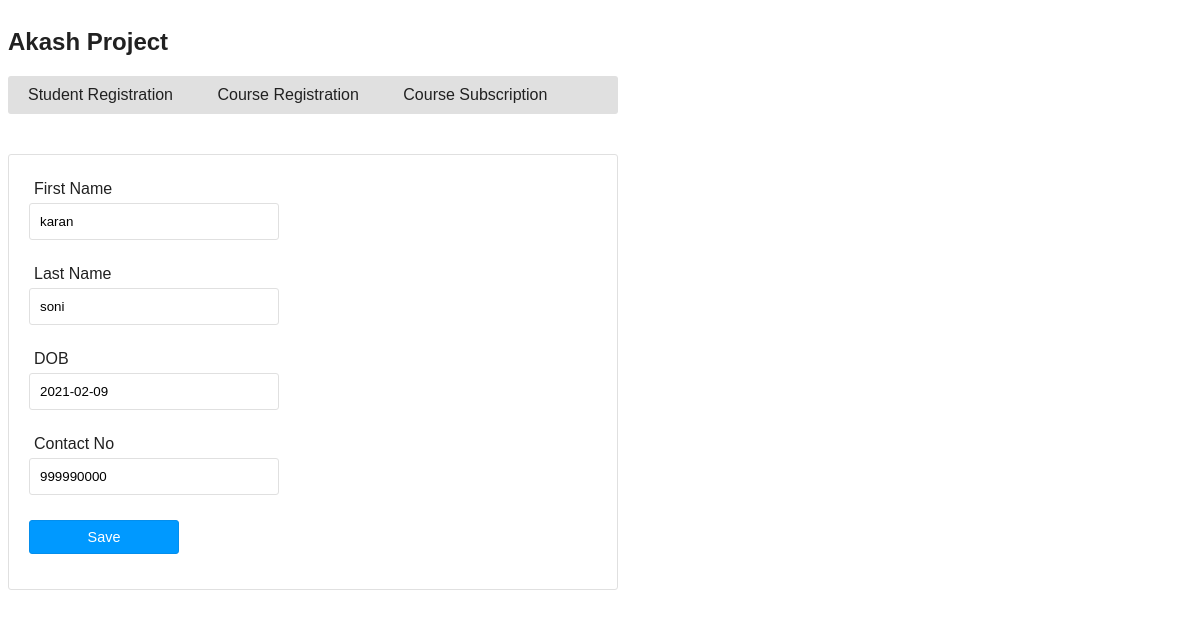
Page /index.php?action=student-edit&id=3 on the committed database.
### tables this page shows
CREATE TABLE `tbl_student` (
  `id` int NOT NULL,
  `first_name` varchar(255) NOT NULL,
  `last_name` varchar(255) NOT NULL,
  `dob` date DEFAULT NULL,
  `contact_no` varchar(10) NOT NULL
);

### class/DBController.php (called while the page is built, shortened)
<?php
class DBController {
    private $host = "localhost";
    private $user = "root";
    private $password = "";
    private $database = "task";
    private $conn;
    function __construct() {
        $this->conn = $this->connectDB();
    }
    function connectDB() {
        $conn = mysqli_connect($this->host,$this->user,$this->password,$this->database);
        return $conn;
    }
    function runQuery($query, $param_type, $param_value_array) {
        $sql = $this->conn->prepare($query);
        $this->bindQueryParams($sql, $param_type, $param_value_array);
        $sql->execute();
        $result = $sql->get_result();
        if ($result->num_rows > 0) {
            while($row = $result->fetch_assoc()) {
                $resultset[] = $row;
            }
        }
        if(!empty($resultset)) {
            return $resultset;
        }
    }
    function bindQueryParams($sql, $param_type, $param_value_array) {
        $param_value_reference[] = & $param_type;
        for($i=0; $i<count($param_value_array); $i++) {
            $param_value_reference[] = & $param_value_array[$i];
        }
        call_user_func_array(array(
            $sql,
            'bind_param'
        ), $param_value_reference);
    }
}
?>

### class/Student.php (called while the page is built, shortened)
<?php
require_once ("class/DBController.php");
class Student
{
    private $db_handle;
    function __construct() {
        $this->db_handle = new DBController();
    }
    function getStudentById($student_id) {
        $query = "SELECT * FROM tbl_student WHERE id = ?";
        $paramType = "i";
        $paramValue = array(
            $student_id
        );
        $result = $this->db_handle->runQuery($query, $paramType, $paramValue);
        return $result;
    }
}
?>

### web/student-edit.php (the view, shortened to what this page needs)
<?php require_once "web/header.php"; ?>
<form name="frmAdd" method="post" action="" id="frmAdd"
    onSubmit="return validate_student();">
    <div>
        <label style="padding-top: 20px;">First Name</label> <span
            id="first_name-info" class="info"></span><br /> <input type="text"
            name="first_name" id="first_name" class="demoInputBox"
            value="<?php echo $result[0]["first_name"]; ?>">
    </div>
    <div>
        <label>Last Name</label> <span id="last_name-info"
            class="info"></span><br /> <input type="text"
            name="last_name" id="last_name" class="demoInputBox"
            value="<?php echo $result[0]["last_name"]; ?>">
    </div>
    <div>
        <label>DOB</label> <span id="dob-info" class="info"></span><br />
        <input type="text" name="dob" id="dob" class="demoInputBox"
            value="<?php echo $result[0]["dob"]; ?>">
    </div>
    <div>
        <label>Contact No</label> <span id="contact_no-info" class="info"></span><br />
        <input type="text" name="contact_no" id="contact_no" class="demoInputBox"
            value="<?php echo $result[0]["contact_no"]; ?>">
    </div>
    <div>
        <input type="submit" name="add" id="btnSubmit" value="Save" />
    </div>
    </body>
    </html>

### web/css/style.css (style rules this page uses)
body { width: 610px; font-family: Arial; color: #212121; }
.demoInputBox { padding: 10px; border: #E0E0E0 1px solid; border-radius: 3px; width: 250px; margin: 5px 0px 10px 0px; }
#frmAdd { border: #E0E0E0 1px solid; padding: 10px 20px 20px 20px; border-radius: 3px; }
#frmAdd div { margin-bottom: 15px; }
#frmAdd div label { margin-left: 5px; }
.info { font-size: .8em; color: #FF6600; letter-spacing: 2px; padding-left: 5px; }
#btnSubmit { padding: 8px; background: #09F; border: #048eec 1px solid; color: #FFF; font-size: 0.9em; border-radius: 3px; width: 150px; }

### rows in the picture
tbl_student: first_name "karan", last_name "soni", dob "2021-02-09", contact_no "999990000"
